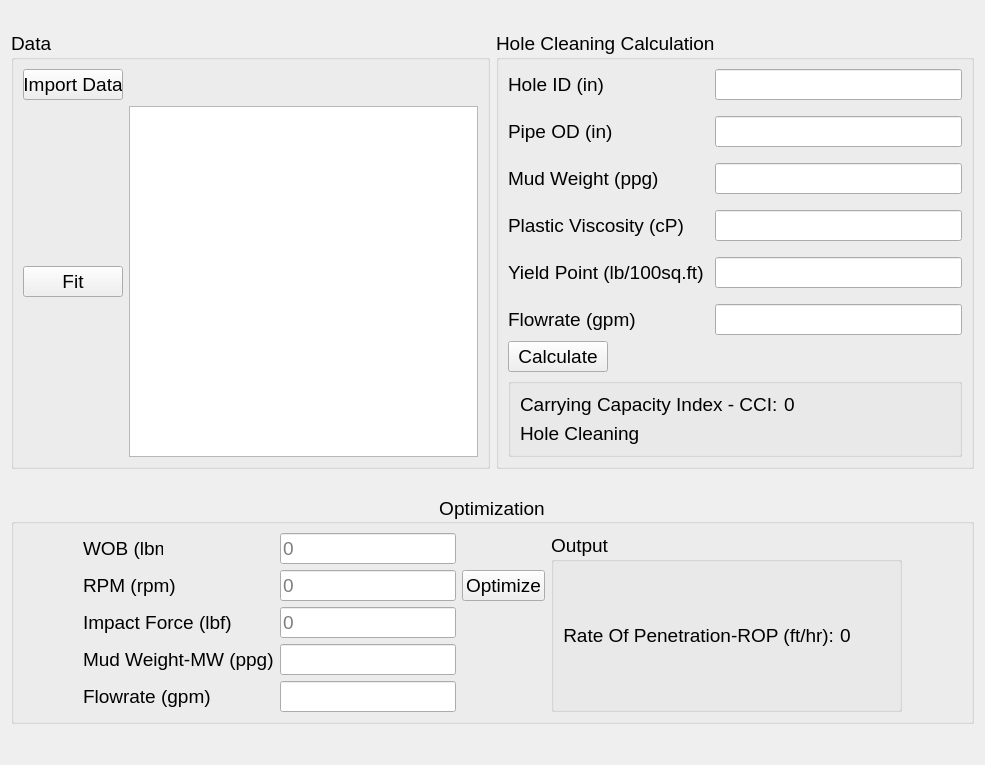
      <widget class="QWidget" name="HDOptimizationTab">
       <attribute name="title">
        <string>Horizontal Drilling Optimization </string>
       </attribute>
       <layout class="QGridLayout" name="gridLayout_19">
        <item row="3" column="0" colspan="2">
         <widget class="QGroupBox" name="groupBox_16">
          <property name="maximumSize">
           <size>
            <width>16777215</width>
            <height>500</height>
           </size>
          </property>
          <property name="font">
           <font>
            <pointsize>14</pointsize>
           </font>
          </property>
          <property name="title">
           <string>Optimization</string>
          </property>
          <property name="alignment">
           <set>Qt::AlignCenter</set>
          </property>
          <layout class="QGridLayout" name="gridLayout_22">
           <item row="0" column="4" rowspan="5">
            <widget class="QGroupBox" name="groupBox_19">
             <property name="maximumSize">
              <size>
               <width>540</width>
               <height>16777215</height>
              </size>
             </property>
             <property name="font">
              <font>
               <pointsize>14</pointsize>
              </font>
             </property>
             <property name="title">
              <string>Output</string>
             </property>
             <layout class="QHBoxLayout" name="horizontalLayout_3">
              <item>
               <widget class="QLabel" name="ROPLabel">
                <property name="text">
                 <string>Rate Of Penetration-ROP (ft/hr):</string>
                </property>
                <property name="alignment">
                 <set>Qt::AlignRight|Qt::AlignTrailing|Qt::AlignVCenter</set>
                </property>
               </widget>
              </item>
              <item>
               <widget class="QLabel" name="ROPOutputLabel">
                <property name="minimumSize">
                 <size>
                  <width>50</width>
                  <height>0</height>
                 </size>
                </property>
                <property name="text">
                 <string>0</string>
                </property>
               </widget>
              </item>
             </layout>
            </widget>
           </item>
           <item row="0" column="2">
            <widget class="QLineEdit" name="WOBLineEdit">
             <property name="maximumSize">
              <size>
               <width>300</width>
               <height>16777215</height>
              </size>
             </property>
             <property name="placeholderText">
              <string>0</string>
             </property>
            </widget>
           </item>
           <item row="3" column="2">
            <widget class="QLineEdit" name="mudWeightLineEdit2">
             <property name="maximumSize">
              <size>
               <width>300</width>
               <height>16777215</height>
              </size>
             </property>
            </widget>
           </item>
           <item row="0" column="0">
            <spacer name="horizontalSpacer">
             <property name="orientation">
              <enum>Qt::Horizontal</enum>
             </property>
             <property name="sizeType">
              <enum>QSizePolicy::Maximum</enum>
             </property>
             <property name="sizeHint" stdset="0">
              <size>
               <width>60</width>
               <height>20</height>
              </size>
             </property>
            </spacer>
           </item>
           <item row="1" column="2">
            <widget class="QLineEdit" name="RPMLineEdit">
             <property name="maximumSize">
              <size>
               <width>300</width>
               <height>16777215</height>
              </size>
             </property>
             <property name="placeholderText">
              <string>0</string>
             </property>
            </widget>
           </item>
           <item row="3" column="1">
            <widget class="QLabel" name="mudWeightLabel_2">
             <property name="text">
              <string>Mud Weight-MW (ppg)</string>
             </property>
            </widget>
           </item>
           <item row="1" column="1">
            <widget class="QLabel" name="RPMLabel">
             <property name="minimumSize">
              <size>
               <width>80</width>
               <height>0</height>
              </size>
             </property>
             <property name="text">
              <string>RPM (rpm)</string>
             </property>
            </widget>
           </item>
           <item row="2" column="1">
            <widget class="QLabel" name="impactForceLabel">
             <property name="minimumSize">
              <size>
               <width>0</width>
               <height>0</height>
              </size>
             </property>
             <property name="text">
              <string>Impact Force (lbf)</string>
             </property>
            </widget>
           </item>
           <item row="0" column="5">
            <spacer name="horizontalSpacer_2">
             <property name="orientation">
              <enum>Qt::Horizontal</enum>
             </property>
             <property name="sizeType">
              <enum>QSizePolicy::Maximum</enum>
             </property>
             <property name="sizeHint" stdset="0">
              <size>
               <width>60</width>
               <height>20</height>
              </size>
             </property>
            </spacer>
           </item>
           <item row="4" column="1">
            <widget class="QLabel" name="optFlowrateLabel">
             <property name="text">
              <string>Flowrate (gpm)</string>
             </property>
            </widget>
           </item>
           <item row="2" column="2">
            <widget class="QLineEdit" name="impactForceLineEdit">
             <property name="maximumSize">
              <size>
               <width>300</width>
               <height>16777215</height>
              </size>
             </property>
             <property name="placeholderText">
              <string>0</string>
             </property>
            </widget>
           </item>
           <item row="0" column="1">
            <widget class="QLabel" name="WOBLabel">
             <property name="minimumSize">
              <size>
               <width>80</width>
               <height>0</height>
              </size>
             </property>
             <property name="maximumSize">
              <size>
               <width>80</width>
               <height>16777215</height>
              </size>
             </property>
             <property name="text">
              <string>WOB (lbm)</string>
             </property>
            </widget>
           </item>
           <item row="4" column="2">
            <widget class="QLineEdit" name="flowrateLineEdit2">
             <property name="maximumSize">
              <size>
               <width>300</width>
               <height>16777215</height>
              </size>
             </property>
            </widget>
           </item>
           <item row="1" column="3">
            <widget class="QPushButton" name="optimizeButton">
             <property name="maximumSize">
              <size>
               <width>100</width>
               <height>16777215</height>
              </size>
             </property>
             <property name="text">
              <string>Optimize</string>
             </property>
            </widget>
           </item>
          </layout>
         </widget>
        </item>
        <item row="1" column="0">
         <widget class="QGroupBox" name="groupBox_14">
          <property name="maximumSize">
           <size>
            <width>500</width>
            <height>16777215</height>
           </size>
          </property>
          <property name="font">
           <font>
            <pointsize>14</pointsize>
           </font>
          </property>
          <property name="title">
           <string>Data</string>
          </property>
          <layout class="QGridLayout" name="gridLayout_21">
           <item row="1" column="1">
            <widget class="QTableView" name="dataTableView"/>
           </item>
           <item row="0" column="0">
            <widget class="QPushButton" name="importDataButton">
             <property name="maximumSize">
              <size>
               <width>100</width>
               <height>16777215</height>
              </size>
             </property>
             <property name="toolTip">
              <string>Import csv or excel data</string>
             </property>
             <property name="text">
              <string>Import Data</string>
             </property>
            </widget>
           </item>
           <item row="1" column="0">
            <widget class="QPushButton" name="fitButton">
             <property name="maximumSize">
              <size>
               <width>100</width>
               <height>16777215</height>
              </size>
             </property>
             <property name="text">
              <string>Fit</string>
             </property>
            </widget>
           </item>
          </layout>
         </widget>
        </item>
        <item row="1" column="1">
         <widget class="QGroupBox" name="groupBox_17">
          <property name="maximumSize">
           <size>
            <width>500</width>
            <height>16777215</height>
           </size>
          </property>
          <property name="font">
           <font>
            <pointsize>14</pointsize>
           </font>
          </property>
          <property name="title">
           <string>Hole Cleaning Calculation</string>
          </property>
          <layout class="QGridLayout" name="gridLayout_20">
           <item row="12" column="0" colspan="2">
            <widget class="QGroupBox" name="groupBox_23">
             <property name="title">
              <string/>
             </property>
             <layout class="QGridLayout" name="gridLayout_27">
              <item row="0" column="0">
               <widget class="QLabel" name="CCILabel">
                <property name="text">
                 <string>Carrying Capacity Index - CCI:</string>
                </property>
                <property name="alignment">
                 <set>Qt::AlignLeading|Qt::AlignLeft|Qt::AlignVCenter</set>
                </property>
               </widget>
              </item>
              <item row="0" column="1">
               <widget class="QLabel" name="CCIOutputLabel">
                <property name="text">
                 <string>0</string>
                </property>
               </widget>
              </item>
              <item row="1" column="0">
               <widget class="QLabel" name="holeCleaningLabel">
                <property name="text">
                 <string>Hole Cleaning</string>
                </property>
               </widget>
              </item>
              <item row="1" column="1">
               <widget class="QLabel" name="holeCleaningOutputLabel">
                <property name="text">
                 <string/>
                </property>
               </widget>
              </item>
             </layout>
            </widget>
           </item>
           <item row="2" column="1">
            <widget class="QLineEdit" name="pipeODLineEdit"/>
           </item>
           <item row="2" column="0">
            <widget class="QLabel" name="pipeODLabel">
             <property name="text">
              <string>Pipe OD (in)</string>
             </property>
            </widget>
           </item>
           <item row="0" column="1">
            <widget class="QLineEdit" name="holeIDLineEdit">
             <property name="minimumSize">
              <size>
               <width>50</width>
               <height>0</height>
              </size>
             </property>
            </widget>
           </item>
           <item row="6" column="0">
            <widget class="QLabel" name="plasticViscosityLabel">
             <property name="text">
              <string>Plastic Viscosity (cP)</string>
             </property>
            </widget>
           </item>
           <item row="4" column="0">
            <widget class="QLabel" name="mudWeightLabel">
             <property name="text">
              <string>Mud Weight (ppg)</string>
             </property>
            </widget>
           </item>
           <item row="0" column="0">
            <widget class="QLabel" name="holeIDLabel">
             <property name="minimumSize">
              <size>
               <width>0</width>
               <height>0</height>
              </size>
             </property>
             <property name="text">
              <string>Hole ID (in)</string>
             </property>
            </widget>
           </item>
           <item row="8" column="0">
            <widget class="QLabel" name="yieldPointLabel">
             <property name="text">
              <string>Yield Point (lb/100sq.ft) </string>
             </property>
            </widget>
           </item>
           <item row="9" column="0" colspan="2">
            <spacer name="verticalSpacer_21">
             <property name="orientation">
              <enum>Qt::Vertical</enum>
             </property>
             <property name="sizeType">
              <enum>QSizePolicy::Maximum</enum>
             </property>
             <property name="sizeHint" stdset="0">
              <size>
               <width>20</width>
               <height>10</height>
              </size>
             </property>
            </spacer>
           </item>
           <item row="5" column="0" colspan="2">
            <spacer name="verticalSpacer_24">
             <property name="orientation">
              <enum>Qt::Vertical</enum>
             </property>
             <property name="sizeType">
              <enum>QSizePolicy::Maximum</enum>
             </property>
             <property name="sizeHint" stdset="0">
              <size>
               <width>20</width>
               <height>10</height>
              </size>
             </property>
            </spacer>
           </item>
           <item row="7" column="0" colspan="2">
            <spacer name="verticalSpacer_25">
             <property name="orientation">
              <enum>Qt::Vertical</enum>
             </property>
             <property name="sizeType">
              <enum>QSizePolicy::Maximum</enum>
             </property>
             <property name="sizeHint" stdset="0">
              <size>
               <width>20</width>
               <height>10</height>
              </size>
             </property>
            </spacer>
           </item>
           <item row="1" column="0" colspan="2">
            <spacer name="verticalSpacer_22">
             <property name="orientation">
              <enum>Qt::Vertical</enum>
             </property>
             <property name="sizeType">
              <enum>QSizePolicy::Maximum</enum>
             </property>
             <property name="sizeHint" stdset="0">
              <size>
               <width>20</width>
               <height>10</height>
              </size>
             </property>
            </spacer>
           </item>
           <item row="6" column="1">
            <widget class="QLineEdit" name="plasticViscosityLineEdit"/>
           </item>
           <item row="3" column="0" colspan="2">
            <spacer name="verticalSpacer_23">
             <property name="orientation">
              <enum>Qt::Vertical</enum>
             </property>
             <property name="sizeType">
              <enum>QSizePolicy::Maximum</enum>
             </property>
             <property name="sizeHint" stdset="0">
              <size>
               <width>20</width>
               <height>10</height>
              </size>
             </property>
            </spacer>
           </item>
           <item row="11" column="0">
            <widget class="QPushButton" name="calculateButton">
             <property name="maximumSize">
              <size>
               <width>100</width>
               <height>16777215</height>
              </size>
             </property>
             <property name="text">
              <string>Calculate</string>
             </property>
            </widget>
           </item>
           <item row="4" column="1">
            <widget class="QLineEdit" name="mudWeightLineEdit1"/>
           </item>
           <item row="8" column="1">
            <widget class="QLineEdit" name="yieldPointLineEdit"/>
           </item>
           <item row="10" column="1">
            <widget class="QLineEdit" name="flowrateLineEdit1"/>
           </item>
           <item row="10" column="0">
            <widget class="QLabel" name="flowrateLabel">
             <property name="text">
              <string>Flowrate (gpm) </string>
             </property>
            </widget>
           </item>
          </layout>
         </widget>
        </item>
        <item row="0" column="0" colspan="2">
         <spacer name="verticalSpacer_3">
          <property name="orientation">
           <enum>Qt::Vertical</enum>
          </property>
          <property name="sizeType">
           <enum>QSizePolicy::Maximum</enum>
          </property>
          <property name="sizeHint" stdset="0">
           <size>
            <width>20</width>
            <height>20</height>
           </size>
          </property>
         </spacer>
        </item>
        <item row="4" column="0" colspan="2">
         <spacer name="verticalSpacer_6">
          <property name="orientation">
           <enum>Qt::Vertical</enum>
          </property>
          <property name="sizeType">
           <enum>QSizePolicy::Maximum</enum>
          </property>
          <property name="sizeHint" stdset="0">
           <size>
            <width>20</width>
            <height>30</height>
           </size>
          </property>
         </spacer>
        </item>
        <item row="2" column="0" colspan="2">
         <spacer name="verticalSpacer_12">
          <property name="orientation">
           <enum>Qt::Vertical</enum>
          </property>
          <property name="sizeType">
           <enum>QSizePolicy::Maximum</enum>
          </property>
          <property name="sizeHint" stdset="0">
           <size>
            <width>20</width>
            <height>20</height>
           </size>
          </property>
         </spacer>
        </item>
       </layout>
      </widget>
